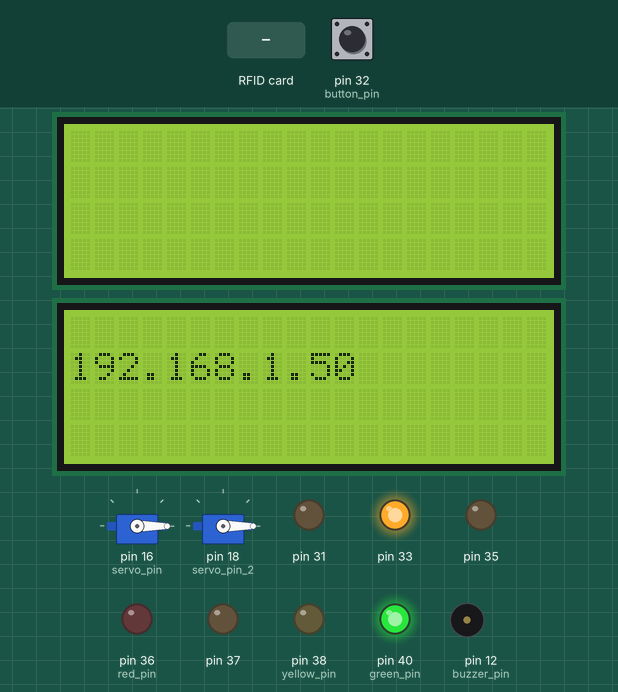
A program run on a simulated Raspberry Pi (header pin numbers). Parts: 2 × 20×4 character LCD, 2 × servo, output pins drawn as LEDs (lit = HIGH), buzzer (waves = sounding, pin HIGH). The inputs (shaded band) are chosen by the test bench; at power-on: pin 32 (button_pin) HIGH. The RFID card's data blocks start empty; servo angles are drawn from the pulse width (0.5 ms = 0°, 2.5 ms = 180°); threads take turns every 2 ms; what the program prints to the terminal is not drawn.

Above: at 3.2 s.
3.3 s: RFID card 5E 7A 19 C4 held to the reader
At 4.8 s:
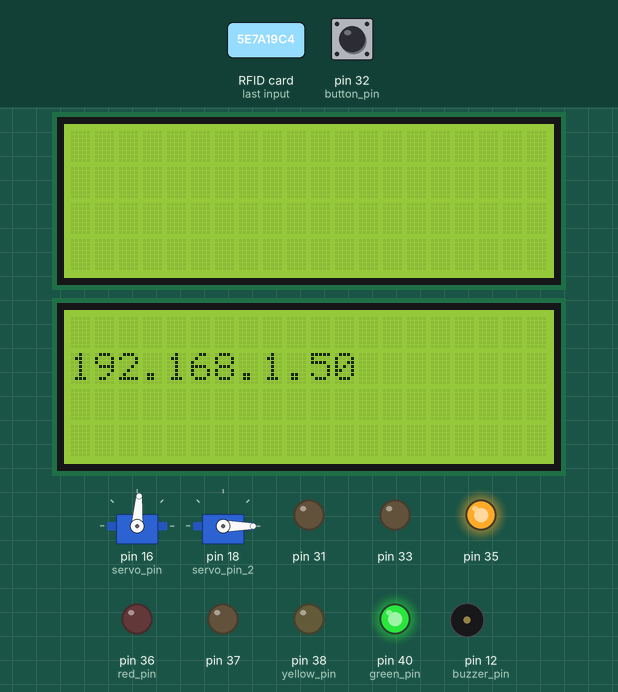
5.5 s: pin 32 (button_pin) pulled LOW for 0.15 s
At 6.8 s:
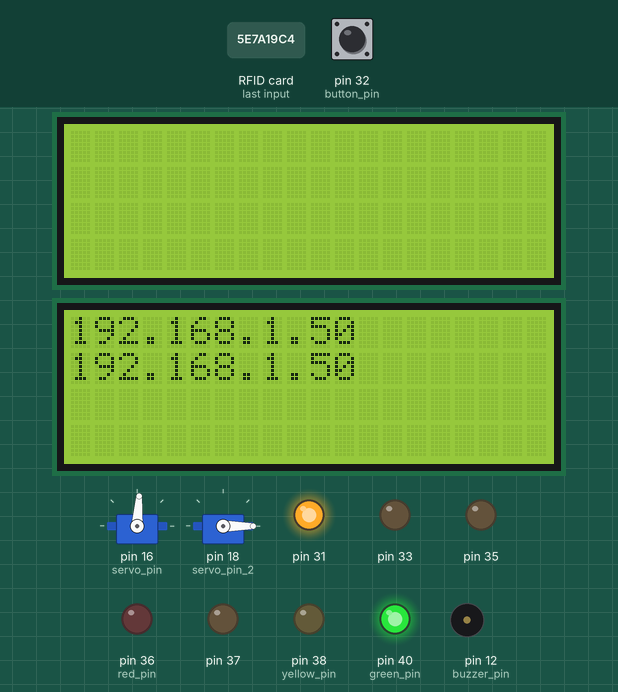
14.9 s: RFID card 5E 7A 19 C4 held to the reader
At 16.8 s:
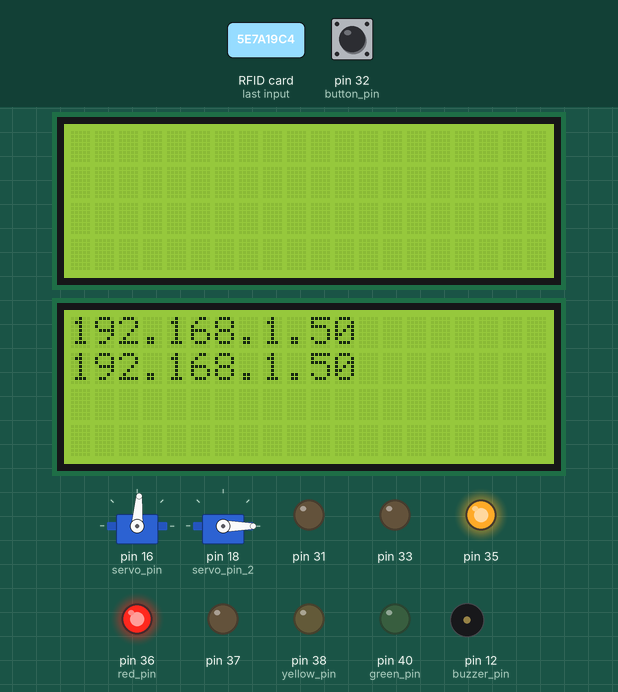
Timing chart, 0 to 36.5 s (numbered marks = the images above; inputs shaded):
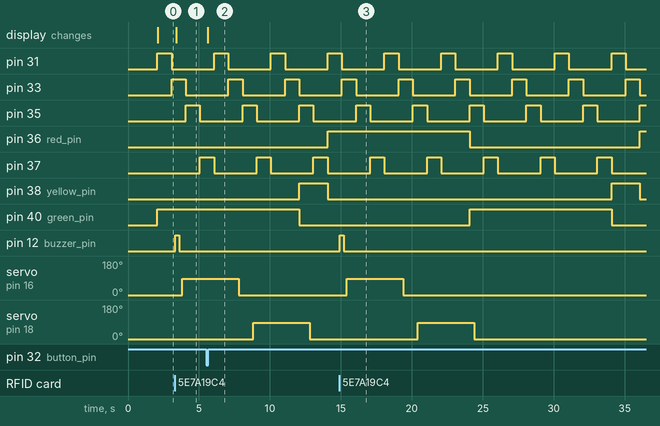

Measured:
- after the input at 3.3 s, pin 12 (buzzer_pin): LOW → HIGH at once, → LOW 0.29 s later; servo on pin 16 (servo_pin): 0° → 86° after 0.51 s
- after the input at 5.5 s, the display: changes after 0.12 s (image 2)
- after the input at 14.9 s, pin 12 (buzzer_pin): LOW → HIGH at once, → LOW 0.28 s later; servo on pin 16 (servo_pin): 0° → 86° after 0.51 s, → 0° 4.0 s later; servo on pin 18 (servo_pin_2): 0° → 86° after 5.5 s, → 0° 4.0 s later
- by itself, pin 31, pin 33, pin 35, pin 37: alternates HIGH for 1.0 s and LOW for 3.0 s

The program:

RFID_trigger_Buzzer_LCD_2.py
```python
import time

import threading
import RPi.GPIO as GPIO
from mfrc522 import SimpleMFRC522
from RPLCD.i2c import CharLCD
import socket

reader = SimpleMFRC522()
lcd = CharLCD('PCF8574', address=0x3f, port=1, backlight_enabled=True)

GPIO.setwarnings(False)
button_pin = 32

# 設置蜂鳴器引腳和模式
buzzer_pin = 12  # 根據BOARD模式，將BCM 18對應的引腳更改為12
GPIO.setmode(GPIO.BOARD)  # GPIO.BOARD, 使用BOARD模式
GPIO.setup(buzzer_pin, GPIO.OUT)
#Setup Button
GPIO.setup(button_pin,GPIO.IN,pull_up_down=GPIO.PUD_UP)
# LCD clear
lcd.clear()

GPIO.setup(31, GPIO.OUT)
GPIO.setup(33, GPIO.OUT)
GPIO.setup(35, GPIO.OUT)
GPIO.setup(37, GPIO.OUT)


# Traffic Light (紅綠燈) PIN -------------------------------------------------------------
red_pin = 36  # 紅燈
GPIO.setup(red_pin, GPIO.OUT)
yellow_pin = 38  # 黃燈
GPIO.setup(yellow_pin, GPIO.OUT)
green_pin = 40  # 綠燈
GPIO.setup(green_pin, GPIO.OUT)

# 選擇控制伺服馬達的GPIO引腳
servo_pin = 16
# 使用BOARD模式
GPIO.setmode(GPIO.BOARD)
GPIO.setup(servo_pin, GPIO.OUT)
# 設置PWM頻率為50Hz
pwm = GPIO.PWM(servo_pin, 50)
pwm.start(0)
# 選擇控制伺服馬達的GPIO引腳
servo_pin_2 = 18
# 使用BOARD模式
GPIO.setmode(GPIO.BOARD)
GPIO.setup(servo_pin_2, GPIO.OUT)
# 設置PWM頻率為50Hz
pwm_2 = GPIO.PWM(servo_pin_2, 50)
pwm_2.start(0)

def traffic_light_play():
    while True:
        # 綠燈亮 10 秒
        GPIO.output(green_pin, GPIO.HIGH)
        GPIO.output(yellow_pin, GPIO.LOW)
        GPIO.output(red_pin, GPIO.LOW)
        time.sleep(10)
        # 黃燈亮 2 秒
        GPIO.output(green_pin, GPIO.LOW)
        GPIO.output(yellow_pin, GPIO.HIGH)
        GPIO.output(red_pin, GPIO.LOW)
        time.sleep(2)
        # 紅燈亮 10 秒
        GPIO.output(green_pin, GPIO.LOW)
        GPIO.output(yellow_pin, GPIO.LOW)
        GPIO.output(red_pin, GPIO.HIGH)
        time.sleep(10)


def rfid_play():
    try:
        while True:
            print("請將卡靠近讀卡器...")
            GPIO.output(buzzer_pin, GPIO.LOW)
            id, text = reader.read()
            GPIO.output(buzzer_pin, GPIO.HIGH)
            print("ID: %s\nText: %s" % (id, text))
            # 顯示在 LCD 螢幕上
            lcd.cursor_pos = (0, 0)
            lcd.write_string(text)
            time.sleep(0.2)
            GPIO.output(buzzer_pin, GPIO.LOW)
            time.sleep(0.2)  # 在讀取到卡片後等待一段時間

            # 啟動 Servo & 更新 Servo 在 LCD 上的狀態
            servo_play_and_lcd_update()
    finally:
        GPIO.cleanup()


def button_play():
    lcd = CharLCD('PCF8574', address=0x3f, port=1, backlight_enabled=True)
    lcd.clear()
    # 顯示 IP
    s = socket.socket(socket.AF_INET, socket.SOCK_DGRAM)
    s.connect(("8.8.8.8", 80))
    ip = s.getsockname()[0]
    lcd.cursor_pos = (1, 0)
    lcd.write_string(ip)

    while True:
        time.sleep(0.5)
        # 按下 button 將 LCD 螢幕清空
        button_state = GPIO.input(button_pin)
        print(button_state)
        if button_state == 0:
            lcd.cursor_pos = (0, 0)
            lcd.write_string(ip)

def set_angle_1(angle):
    duty_cycle = angle / 18 + 2
    GPIO.output(servo_pin, True)
    pwm.ChangeDutyCycle(duty_cycle)
    time.sleep(1)
    GPIO.output(servo_pin, False)
    pwm.ChangeDutyCycle(0)

def set_angle_2(angle):
    duty_cycle = angle / 18 + 2
    GPIO.output(servo_pin_2, True)
    pwm_2.ChangeDutyCycle(duty_cycle)
    time.sleep(1)
    GPIO.output(servo_pin_2, False)
    pwm_2.ChangeDutyCycle(0)

def servo_play_and_lcd_update():
    servo1_play()  # 啟動 Servo1
    servo2_play()  # 啟動 Servo2

def servo1_play():
    set_angle_1(95)  # 開門
    time.sleep(3)  # 停 3 秒
    set_angle_1(5)  # 關門

def servo2_play():
    # 旋轉伺服馬達
    set_angle_2(95)  # 開門
    time.sleep(3)  # 停 3 秒
    set_angle_2(5)  # 關門

def excute_angle():
    try:
        # 旋轉伺服馬達
        set_angle_1(0)  # 第一次先關門
        while True:
            set_angle_1(90)  # 開門
            time.sleep(2)
            set_angle_1(0)  # 關門
            set_angle_2(90)  # 關門
            time.sleep(2)
            set_angle_2(0)

    finally:
        pwm.stop()
        pwm_2.stop()
        GPIO.cleanup()

def excute_relay():
    try:
        while True:
            GPIO.output(31, GPIO.HIGH)
            time.sleep(1)
            GPIO.output(31, GPIO.LOW)
            GPIO.output(33, GPIO.HIGH)
            time.sleep(1)
            GPIO.output(33, GPIO.LOW)
            GPIO.output(35, GPIO.HIGH)
            time.sleep(1)
            GPIO.output(35, GPIO.LOW)
            GPIO.output(37, GPIO.HIGH)
            time.sleep(1)
            GPIO.output(37, GPIO.LOW)

    finally:
        GPIO.cleanup()

if __name__ == '__main__':
    set_angle_1(5)  # Servo1 第一次先關門
    set_angle_2(5)  # Servo2 第一次先關門
    t1 = threading.Thread(target=rfid_play)
    t1.start()
    t2 = threading.Thread(target=button_play)
    t2.start()
    # t3 = threading.Thread(target=excute_angle)
    # t3.start()
    t4 = threading.Thread(target=traffic_light_play)
    t4.start()
    t5 = threading.Thread(target=excute_relay)
    t5.start()
```
